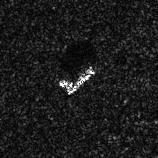
#> input picture MSTAR-10/train/2S1/hb19549.jpeg, 158 x 158 px; its folder holds 3 pictures in this run
$ python try_with_ml.py   (older library calls are emulated)
#> lines starting #> are read from the running program, lines starting #| are printed output that depends on the picture
### data.py
import numpy as np
import scipy.misc as im
import os
from sklearn.preprocessing import OneHotEncoder
from sklearn.decomposition import PCA

def get_mstar_data(stage, width=128, height=128, crop_size=128, aug=False):
#> called with stage = 'train', width = 128, height = 128, crop_size = 96, aug = False
    data_dir = "MSTAR-10/train/" if stage == "train" else "MSTAR-10/test/" if stage == "test" else None
    print("------ " + stage + " ------")
    sub_dir = ["2S1", "BMP2", "BRDM_2", "BTR60", "BTR70", "D7", "T62", "T72", "ZIL131", "ZSU_23_4"]
    X = []
    y = []

    for i in range(len(sub_dir)):
        tmp_dir = data_dir + sub_dir[i] + "/"
        img_idx = [x for x in os.listdir(tmp_dir) if x.endswith(".jpeg")]
        print(sub_dir[i], len(img_idx))
        y += [i] * len(img_idx)
        for j in range(len(img_idx)):
            img = im.imresize(im.imread((tmp_dir + img_idx[j])), [height, width])
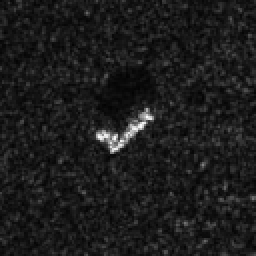
#> img: shape (128, 128) (shown 2 times larger); min 2, max 252, mean 27.9
            img = img[(height - crop_size) // 2 : height - (height - crop_size) // 2, \
                  (width - crop_size) // 2: width - (width - crop_size) // 2]
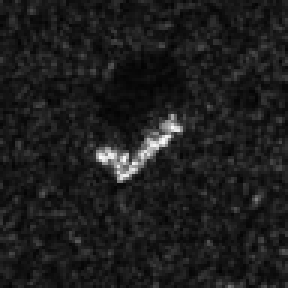
#> img: shape (96, 96) (shown 3 times larger); min 2, max 252, mean 29.1
            # img = img[16:112, 16:112]   # crop
            X.append(img)
#> pass 2 of the loop in get_mstar_data, `for i in range(len(sub_dir)):`:
#> tmp_dir = 'MSTAR-10/train/BMP2/'
#> img_idx = ['hb03800.jpeg']
#| BMP2 1
#> y = [0, 0, 0, 1]
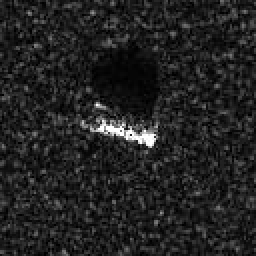
#> input picture MSTAR-10/train/BMP2/hb03800.jpeg, 128 x 128 px (shown 2 times larger)
#> in get_mstar_data, img is the input picture: shape (128, 128); min 0, max 255, mean 34
#> in get_mstar_data, `img = img[(height - crop_size) // 2 : height - (height - crop_size) //..`:
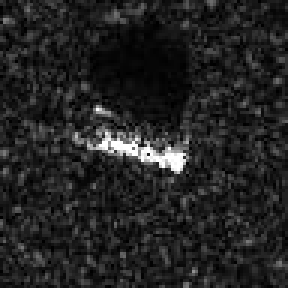
#> img: shape (96, 96) (shown 3 times larger); min 0, max 255, mean 34.8

    return np.asarray(X), np.asarray(y)

# [4 lines left out: function data_shuffle, not called in this run]

def one_hot(y_train, y_test):
    one_hot_trans = OneHotEncoder().fit(y_train[:, np.newaxis])
    return one_hot_trans.transform(y_train[:, np.newaxis]).toarray(), one_hot_trans.transform(y_test[:, np.newaxis]).toarray()

def mean_wise(X):
    return (X.T - np.mean(X, axis=1)).T

def pca(X_train, X_test, n):
    pca_trans = PCA(n_components=n).fit(X_train)
    return pca_trans.transform(X_train), pca_trans.transform(X_test)

### try_with_ml.py
import numpy as np
import data
import model
import matplotlib.pyplot as plt
import matplotlib.cm as cm

print("loading ... ")
#> (the run stopped early here; a loop or call above may not have finished)
